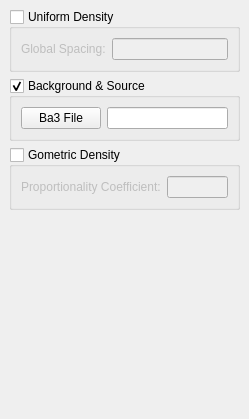
         <widget class="QWidget" name="page_6" >
          <property name="geometry" >
           <rect>
            <x>0</x>
            <y>0</y>
            <width>249</width>
            <height>419</height>
           </rect>
          </property>
          <attribute name="label" >
           <string>Density Specification</string>
          </attribute>
          <layout class="QVBoxLayout" >
           <property name="margin" >
            <number>9</number>
           </property>
           <property name="spacing" >
            <number>6</number>
           </property>
           <item>
            <widget class="QGroupBox" name="uniformDensityGroupBox" >
             <property name="title" >
              <string>Uniform Density</string>
             </property>
             <property name="checkable" >
              <bool>true</bool>
             </property>
             <property name="checked" >
              <bool>false</bool>
             </property>
             <layout class="QHBoxLayout" >
              <property name="margin" >
               <number>9</number>
              </property>
              <property name="spacing" >
               <number>6</number>
              </property>
              <item>
               <widget class="QLabel" name="globalSpacingLabel" >
                <property name="text" >
                 <string>Global Spacing:</string>
                </property>
                <property name="buddy" >
                 <cstring>globalSpacingLineEdit</cstring>
                </property>
               </widget>
              </item>
              <item>
               <widget class="QLineEdit" name="globalSpacingLineEdit" />
              </item>
             </layout>
            </widget>
           </item>
           <item>
            <widget class="QGroupBox" name="bkgAndSorGroupBox" >
             <property name="title" >
              <string>Background &amp;&amp; Source</string>
             </property>
             <property name="checkable" >
              <bool>true</bool>
             </property>
             <property name="checked" >
              <bool>true</bool>
             </property>
             <layout class="QHBoxLayout" >
              <property name="margin" >
               <number>9</number>
              </property>
              <property name="spacing" >
               <number>6</number>
              </property>
              <item>
               <widget class="QPushButton" name="ba3FilePushButton" >
                <property name="text" >
                 <string>Ba3 File</string>
                </property>
               </widget>
              </item>
              <item>
               <widget class="QLineEdit" name="ba3FileLineEdit" />
              </item>
             </layout>
            </widget>
           </item>
           <item>
            <widget class="QGroupBox" name="geometricDensityGroupBox" >
             <property name="title" >
              <string>Gometric Density</string>
             </property>
             <property name="checkable" >
              <bool>true</bool>
             </property>
             <property name="checked" >
              <bool>false</bool>
             </property>
             <layout class="QHBoxLayout" >
              <property name="margin" >
               <number>9</number>
              </property>
              <property name="spacing" >
               <number>6</number>
              </property>
              <item>
               <widget class="QLabel" name="proportionalityCoefficientLabel" >
                <property name="text" >
                 <string>Proportionality Coefficient:</string>
                </property>
                <property name="buddy" >
                 <cstring>proportionalityCoefficientLineEdit</cstring>
                </property>
               </widget>
              </item>
              <item>
               <widget class="QLineEdit" name="proportionalityCoefficientLineEdit" />
              </item>
             </layout>
            </widget>
           </item>
           <item>
            <spacer>
             <property name="orientation" >
              <enum>Qt::Vertical</enum>
             </property>
             <property name="sizeHint" >
              <size>
               <width>20</width>
               <height>261</height>
              </size>
             </property>
            </spacer>
           </item>
          </layout>
         </widget>
